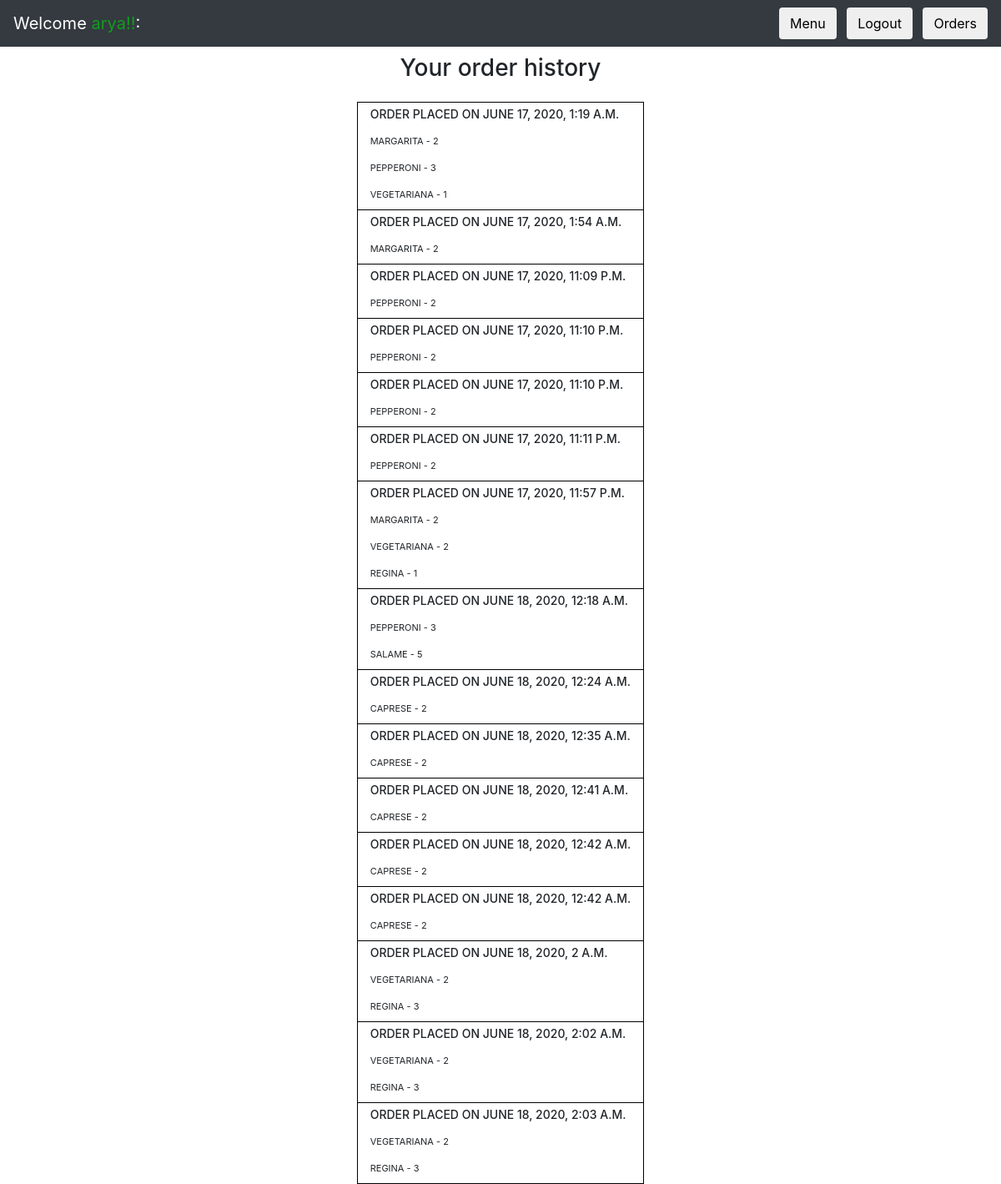
Before: /my_orders (signed in) with the older database file.
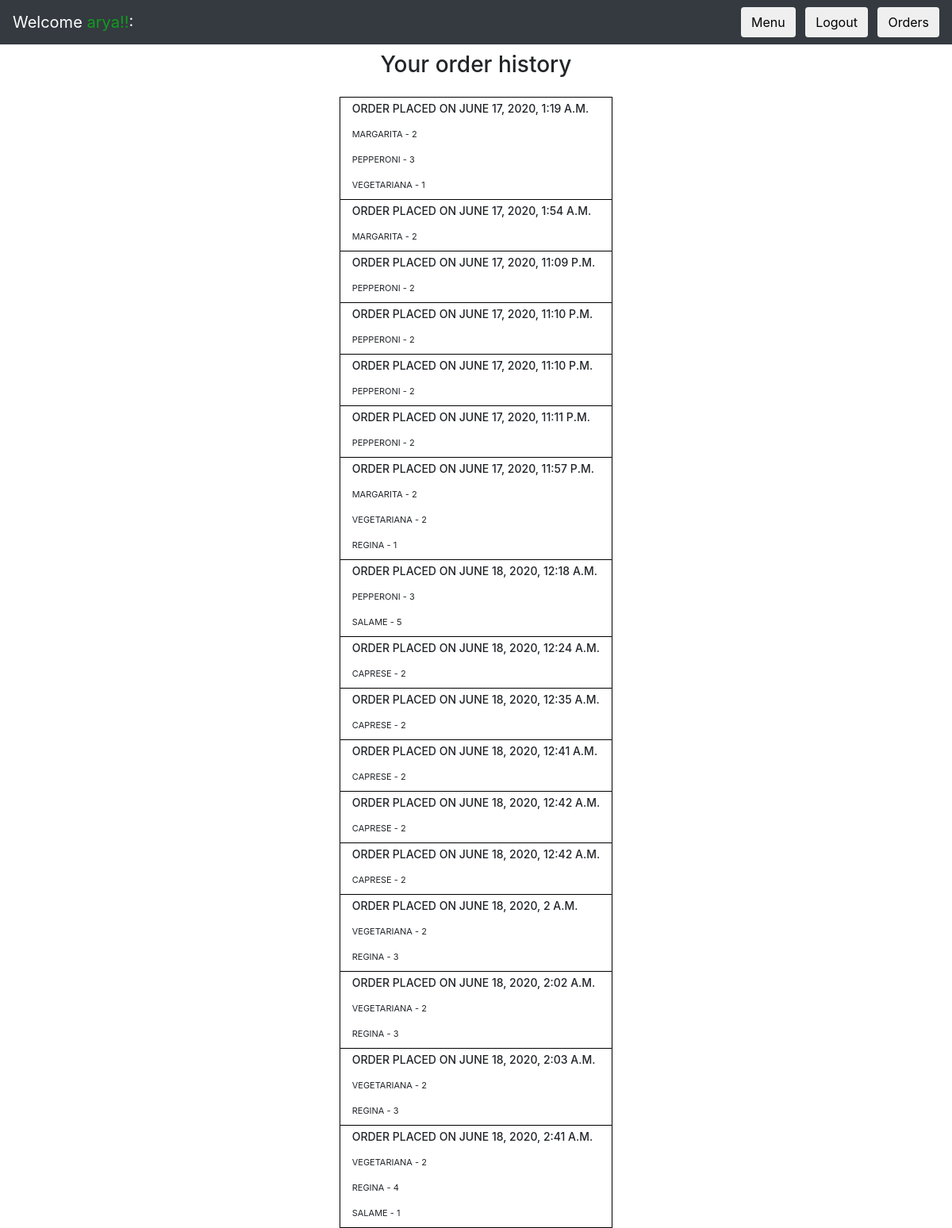
After: the same page with the newer database file.
### onlinepizzas/models.py (models this page shows)
class Order(models.Model):
    user = models.ForeignKey(User, related_name="member", on_delete=models.CASCADE)
    order_timestamp = models.DateTimeField(auto_now_add=True)
    class Meta:
        db_table = "order"
        managed = True

class OrderDetails(models.Model):
    orderId = models.ForeignKey(Order, on_delete=models.CASCADE)
    itemId = models.ForeignKey(Pizza, on_delete=models.CASCADE)
    Qty = models.IntegerField(default=1)
    class Meta:
        managed = True
        db_table = "order_details"

class Pizza(models.Model):
    name = models.CharField(max_length=60, unique=True)
    description = models.CharField(max_length=250)
    price = models.DecimalField(max_digits=4, decimal_places=2, default=0.00, editable=False)
    class Meta:
        db_table = "pizza"
        managed = True

### onlinepizzas/views.py (the view)
# urls.py: path("my_orders", views.user_orders_view, name="user_orders_view"),
def user_orders_view(request):
    orders = Order.objects.filter(user=request.user)
    user_order_details = OrderDetails.objects.none()
    my_orders = {}
    for order in orders:
        order_details = OrderDetails.objects.filter(orderId=order.id)
        my_orders[order.order_timestamp] = order_details
        user_order_details |= order_details
    context = {"orders": my_orders}
    return render(request, 'my_orders.html', context)

### onlinepizzas/templates/my_orders.html
{% extends "layout.html" %}
{% block body %}
    <div class="container">
      <div class="text-center" style="padding-bottom: 15px;">
        <h3>Your order history</h3>
      </div>
        {% if orders %}
            <table>
                <tbody>
                    {% for order,vals in orders.items %}
                        <tr>
                            <td>
                                <h5>Order placed on {{ order }}</h5>
                                {% for val in vals %}
                                    <label for="item">{{ val.itemId.name }} - {{ val.Qty }}</label><br>
                                {% endfor %}
                            </td>
                        </tr>
                    {% endfor %}
                </tbody>
            </table>
        {% else %}
            <h2> You don't have ANY orders. It's time to change it!</h2>
        {% endif %}
    </div>
{% endblock %}

### onlinepizzas/templates/layout.html (shortened to what this page needs)
<!DOCTYPE html>
<html lang="en">
<head>
    <link rel="stylesheet" href="https://maxcdn.bootstrapcdn.com/bootstrap/4.0.0-beta.3/css/bootstrap.min.css">
    <link rel="stylesheet" type="text/css"
          href="https://maxcdn.bootstrapcdn.com/font-awesome/4.7.0/css/font-awesome.min.css">
    <link rel="stylesheet" href="https://use.fontawesome.com/releases/v5.5.0/css/all.css"
>
</head>
<body>
{% if user.is_authenticated %}
    <div class="navbar sticky-top navbar-dark bg-dark">
        <div class="navbar-brand"> Welcome <span style='color: #119c1e;'>{{ user.get_username }}!!</span>:</div>
        <div>
            <a href="{% url "menu_view" %}">
                <button class="btn mx-1 my-xl-0 my-2">Menu</button>
            </a>
            <a href="{% url "logout_view" %}">
                <button class="btn mx-1 my-xl-0 my-2" type="button">Logout</button>
            </a>
            <a href="{% url "user_orders_view" %}">
                <button class="btn ml-1 my-xl-0 my-2" type="button" title="All orders">Orders</i>
                </button>
            </a>
            </div>
    </div>
{% endif %}
<div class="mt-2 col-md-12"></div>
{% block body %}{% endblock %}
</body>
</html>

### onlinepizzas/templates/layout.html (style rules this page uses)
table, th, td { border: 1px solid black; }
th, td { padding: 0 15px; }
table { font-variant-caps: all-small-caps; margin: auto; }

Changed rows visible on the page:
added Order: orders "June 18, 2020, 2:41 a.m."
added OrderDetails: itemId.name "Vegetariana", Qty "2", shown under "June 18, 2020, 2:41 a.m."
added OrderDetails: itemId.name "Regina", Qty "4", shown under "June 18, 2020, 2:41 a.m."
added OrderDetails: itemId.name "Salame", Qty "1", shown under "June 18, 2020, 2:41 a.m."
Other visible differences:
new list line: "Order placed on"
